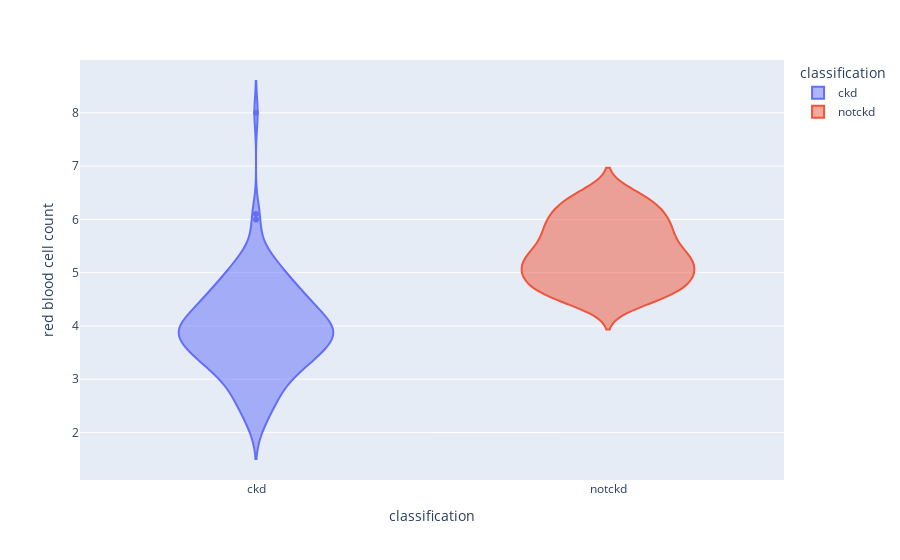

Write notebook code for a chart like this one.
### Code cell
px.violin(df,y='red blood cell count',x="classification", color="classification")

### Figure 1 — Plotly figure (JSON) as saved in the notebook; plotly's stock layout.template omitted (floating-point values rounded to 4 significant figures; data arrays with more than 128 entries replaced by an {"elided": "..."} marker saying what was removed)
{"data": [{"alignmentgroup": "True", "box": {"visible": false}, "hovertemplate": "classification=%{x}<br>red blood cell count=%{y}<extra></extra>", "legendgroup": "ckd", "marker": {"color": "#636efa"}, "name": "ckd", "offsetgroup": "ckd", "orientation": "v", "scalegroup": "True", "showlegend": true, "type": "violin", "x": {"elided": "250 str values"}, "x0": " ", "xaxis": "x", "y": {"elided": "250 float values"}, "y0": " ", "yaxis": "y"}, {"alignmentgroup": "True", "box": {"visible": false}, "hovertemplate": "classification=%{x}<br>red blood cell count=%{y}<extra></extra>", "legendgroup": "notckd", "marker": {"color": "#EF553B"}, "name": "notckd", "offsetgroup": "notckd", "orientation": "v", "scalegroup": "True", "showlegend": true, "type": "violin", "x": {"elided": "150 str values"}, "x0": " ", "xaxis": "x", "y": {"elided": "150 float values"}, "y0": " ", "yaxis": "y"}], "layout": {"legend": {"title": {"text": "classification"}, "tracegroupgap": 0}, "margin": {"t": 60}, "violinmode": "overlay", "xaxis": {"anchor": "y", "categoryarray": ["ckd", "notckd"], "categoryorder": "array", "domain": [0, 1], "title": {"text": "classification"}}, "yaxis": {"anchor": "x", "domain": [0, 1], "title": {"text": "red blood cell count"}}}}
